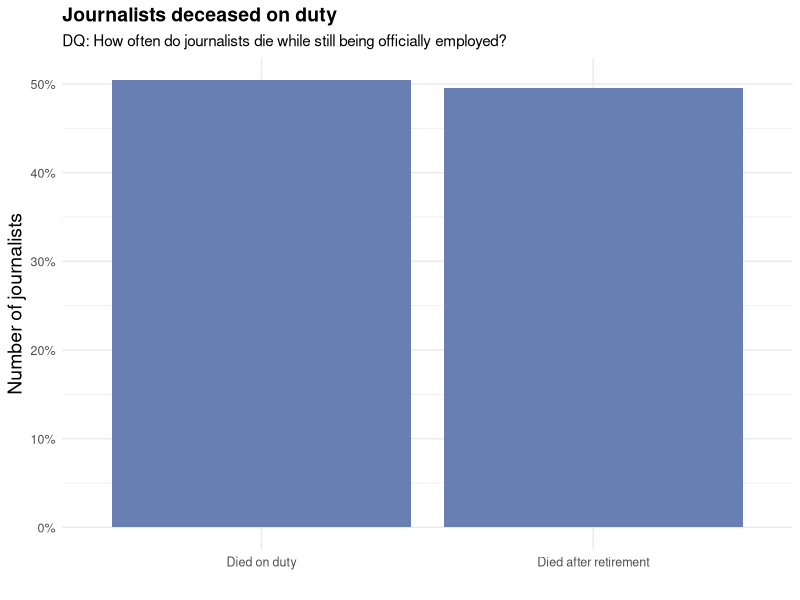
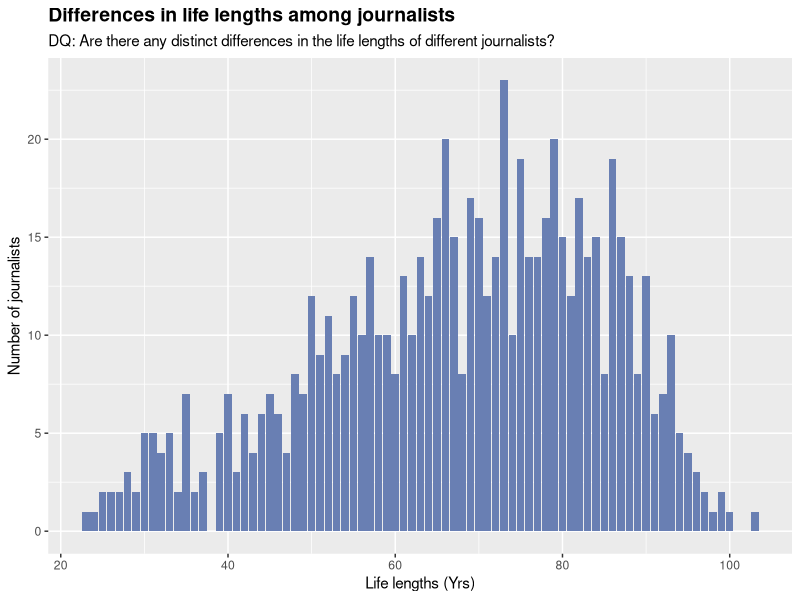
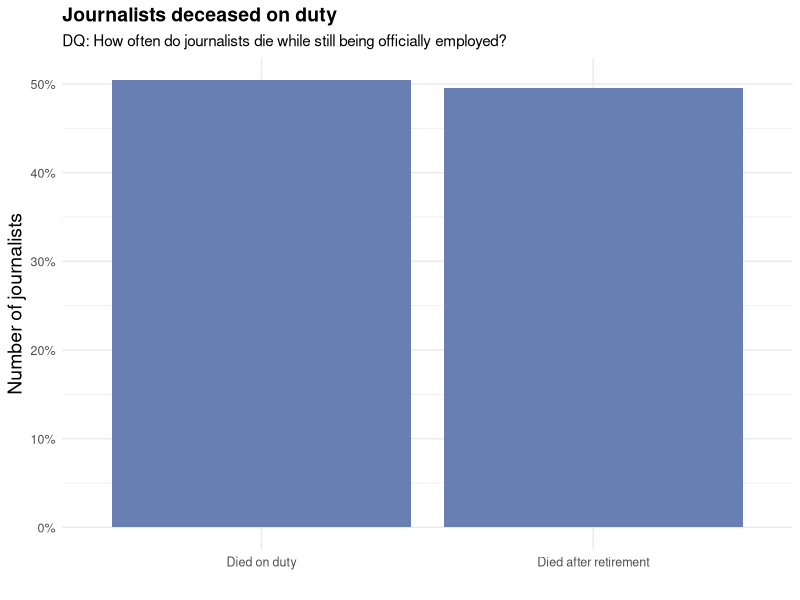

The R source for these figures, in order:
# Calculate the journalist life length
library(tidyverse)
library(readr)

life_length_plot <- read_csv('journalists.csv') |>
  select("title", "ontology/occupation_label", "ontology/birthYear", "ontology/deathYear")|>
  na.omit()|>
  rename('ontology_birthYear' = 'ontology/birthYear', 'ontology_deathYear' = 'ontology/deathYear' )|>
  mutate(ontology_birthYear = as.numeric(ontology_birthYear), ontology_deathYear = as.numeric(ontology_deathYear))|>
  mutate(life_length = ontology_deathYear - ontology_birthYear)|>
  filter(life_length > 0)|>
  ggplot()+
  aes(x = life_length)+
  labs(x = "Life lengths (Yrs)", y = 'Number of journalists', title = 'Differences in life lengths among journalists', subtitle = 'DQ: Are there any distinct differences in the life lengths of different journalists?' )+
  theme(plot.title = element_text(face = "bold", size = 14))+
  geom_bar(position = 'dodge', fill = "#697fb3ff")

ggsave('life_length.png', plot = life_length_plot, width = 10, height = 5)

active_years <- read_csv('journalists.csv') |>
  select("title", "ontology/deathYear", 'ontology/activeYears', 'ontology/activeYearsEndDate', 'ontology/activeYearsStartDate', 'ontology/activeYearsEndYear', 'ontology/activeYearsStartYear') |>
  rename(deathYear = "ontology/deathYear", 'endYear' = 'ontology/activeYearsEndYear')

death_on_duty_data <- active_years |>
    mutate(
    died_on_duty = as.integer(endYear == deathYear),
  lived = as.integer(endYear != deathYear)) |>
  pivot_longer(
    cols = c(died_on_duty, lived),
    names_to = "death_on_duty",
    values_to = "on_duty_or_not"
  ) |>
  group_by(death_on_duty) |>
  summarise(total = sum(on_duty_or_not, na.rm=TRUE))


ggplot(death_on_duty_data) +
  aes(x = death_on_duty, y = total / sum(total)) +
  scale_y_continuous(labels = scales::label_percent()) +
    labs (
    title = 'Journalists deceased on duty',
    subtitle = 'DQ: How often do journalists die while still being officially employed?',
    y = 'Number of journalists', # whose birth and death locations differ/coincide
    x = ''
  ) +
  scale_x_discrete(labels = c('Died on duty', 'Died after retirement')) +
  theme_minimal() +
  theme(plot.title = element_text(face = 'bold', size = 14), axis.text.x = element_text(size = 9), axis.text.y = element_text(size = 9), axis.title = element_text(size = 14))+
  geom_col(position = 'dodge', fill = "#697fb3ff") 

ggsave('died_on_duty.png')
